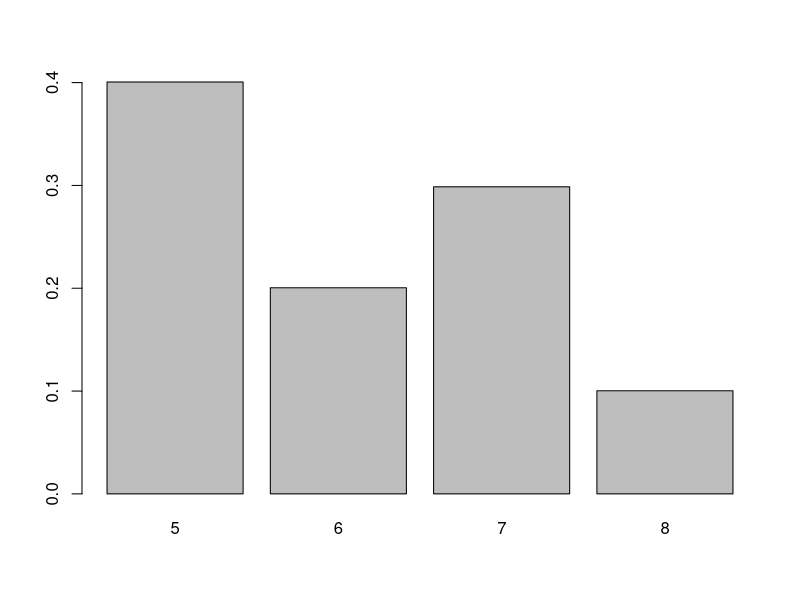
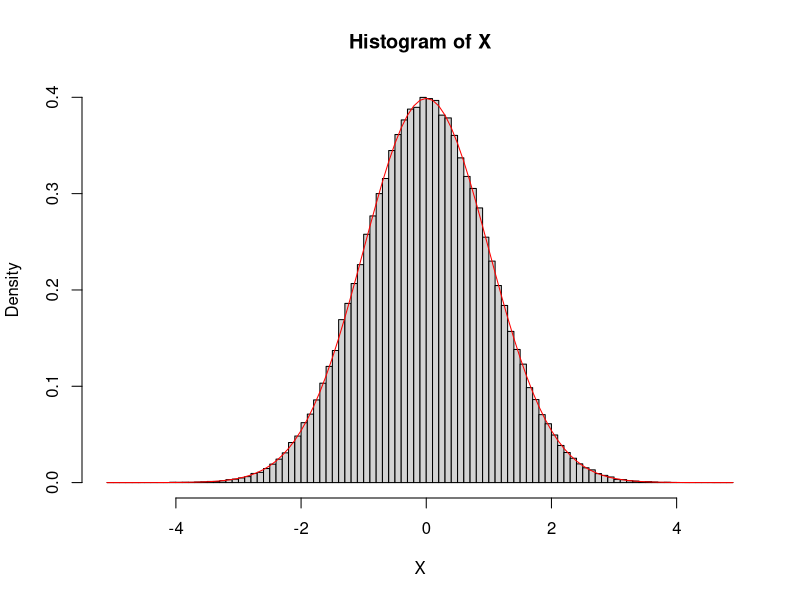

Recreate these plots in R, in order.
## ---- chunk 1
n <- 10e4
U <- runif(n)
X <- 5 * (U <= 0.4) + 6 * (0.4 < U & U <= 0.6) + 7 * (0.6 < U & U <= 0.9) + 8 * (0.9 < U)
barplot(table(X)/n)
## ---- chunk 2
BM <- function(n) {
  U1 <- runif(n)
  U2 <- runif(n)
  X1 <- sqrt(-2 * log(U1)) * cos(2 * pi * U2)
  X2 <- sqrt(-2 * log(U1)) * sin(2 * pi * U2)
  return(c(X1, X2))
}

n <- 10e4
X <- BM(n)

hist(X, breaks = 100, freq = FALSE)
curve(dnorm(x), add = TRUE, col = "red")
